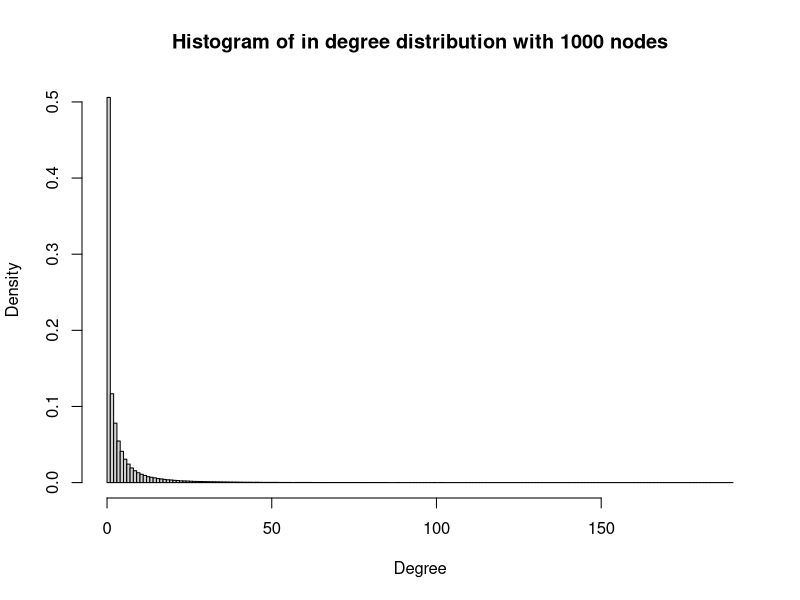
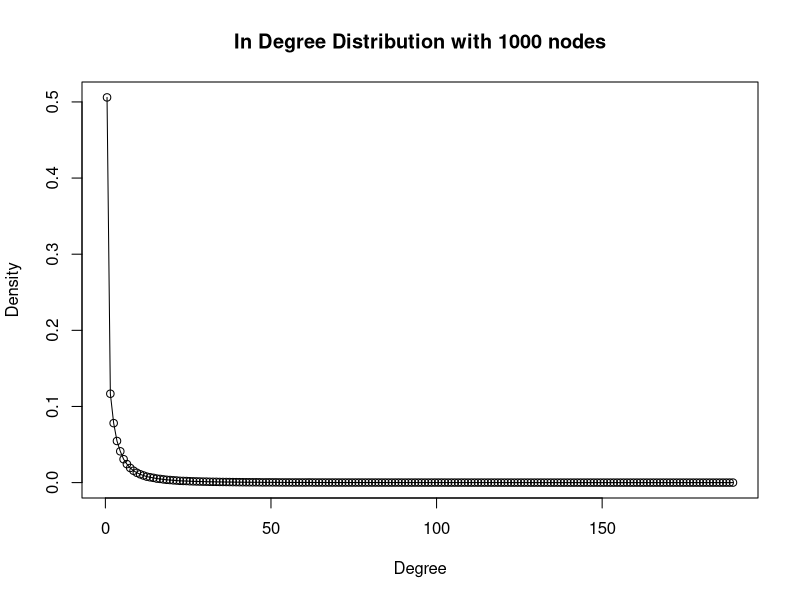
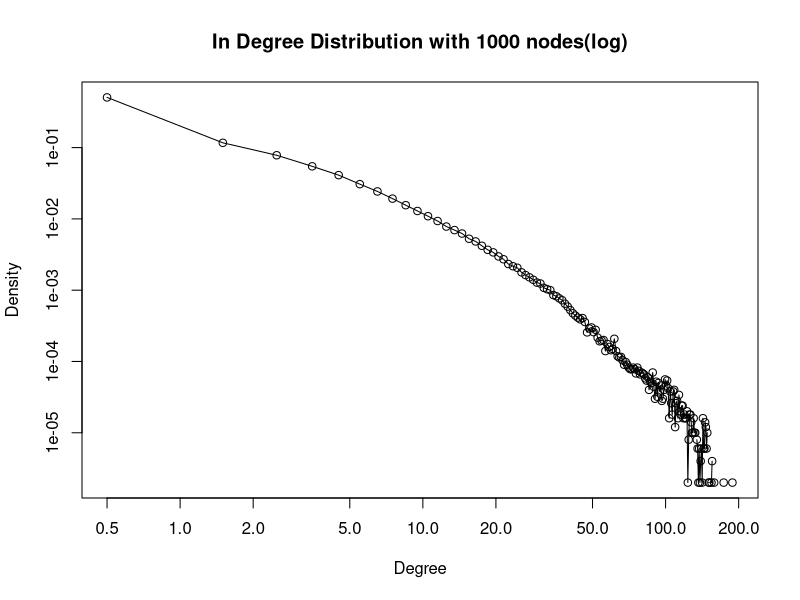
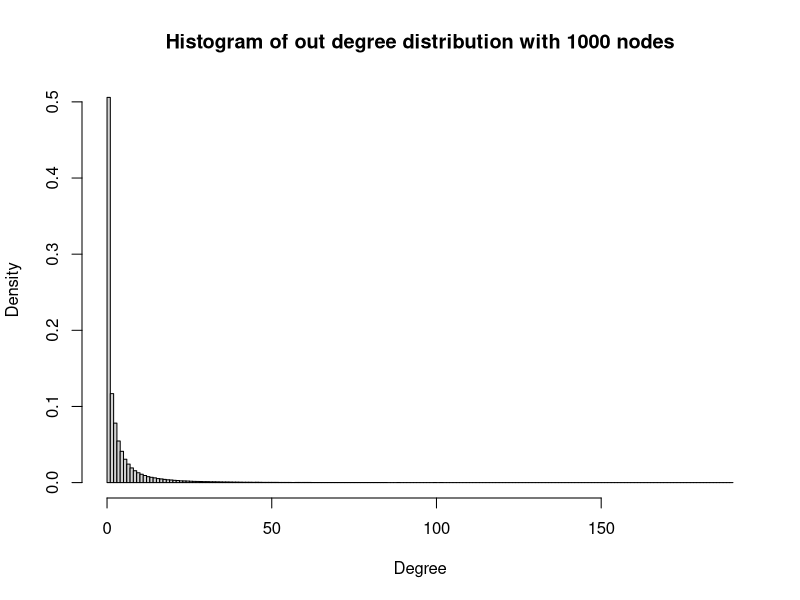
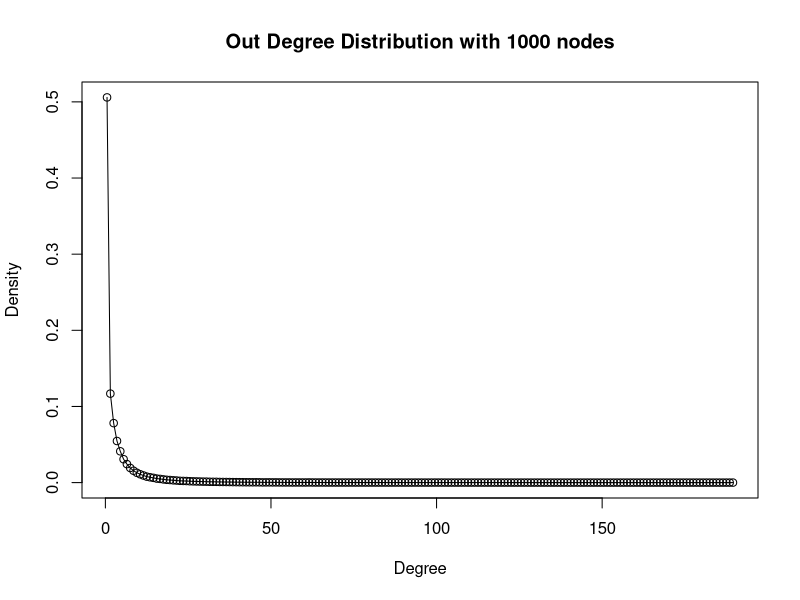
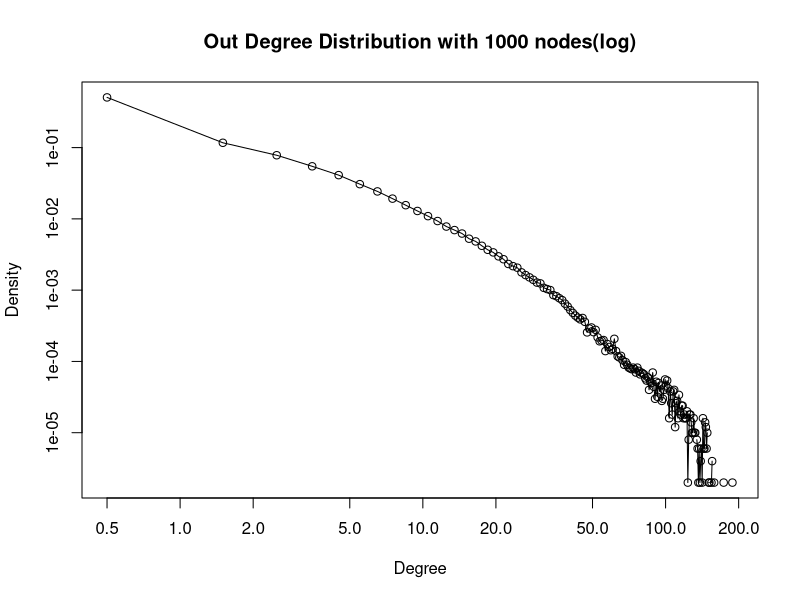
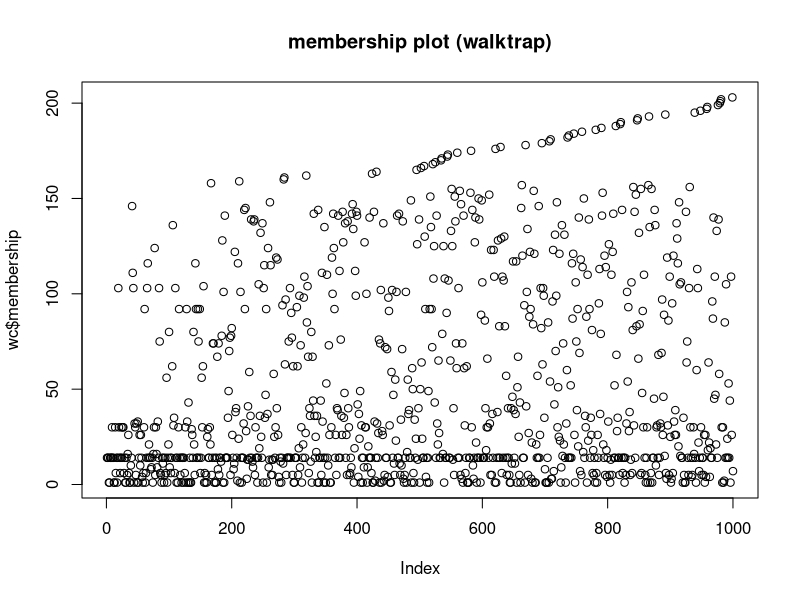
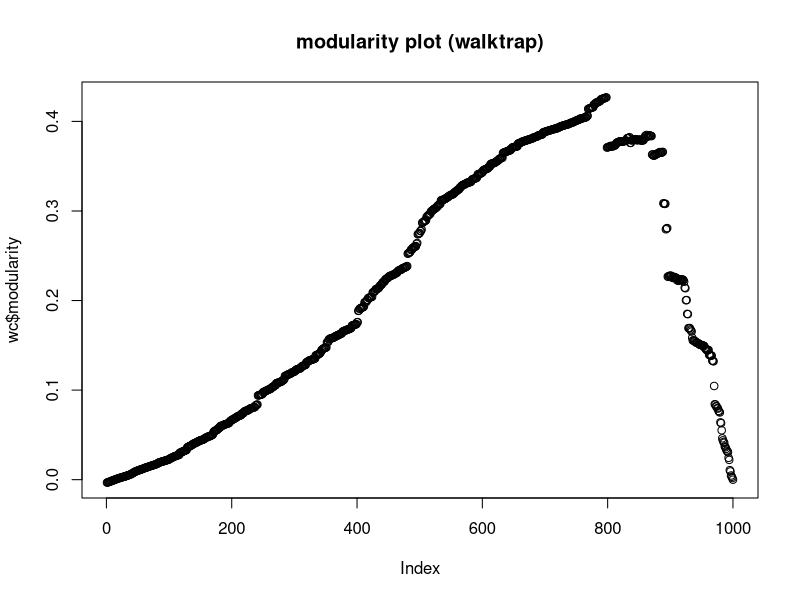

These charts were generated, in order, by the following R code:
library(igraph)

iteration = 500
num = 1000
deg1 = numeric()
deg2 = numeric()
Diameter = numeric(0)
path = numeric ()
#Q(a)
for (i in 1:iteration) {
  g = forest.fire.game(num, fw.prob = 0.37, bw.factor = 0.32/0.37, directed = TRUE)
  deg1 = c(deg1, degree(g, mode = "in"))
  deg2 = c(deg1, degree(g, mode = "out"))
  Diameter = c (Diameter, diameter(g))
  path = c (path, get.diameter(g, directed = TRUE, weights = NULL))
}

h1 = hist(deg1, breaks = seq(0, to = max(deg1) + 1, by = 1), freq = FALSE, main = "Histogram of in degree distribution with 1000 nodes", 
          xlab = "Degree")
p1 = data.frame(x = h1$mids, y = h1$density)
plot(p1, type = "o", main = "In Degree Distribution with 1000 nodes", xlab = "Degree", ylab = "Density")
plot(p1, type = "o", log = "xy", main = "In Degree Distribution with 1000 nodes(log)", xlab = "Degree", ylab = "Density")

h2 = hist(deg2, breaks = seq(0, to = max(deg2) + 1, by = 1), freq = FALSE, main = "Histogram of out degree distribution with 1000 nodes", 
          xlab = "Degree")
p2 = data.frame(x = h2$mids, y = h2$density)
plot(p2, type = "o", main = "Out Degree Distribution with 1000 nodes", xlab = "Degree", ylab = "Density")
plot(p2, type = "o", log = "xy", main = "Out Degree Distribution with 1000 nodes(log)", xlab = "Degree",ylab = "Density")

#Q(b)
is.connected(g)
D_avg = mean(Diameter)
D_avg

#Q(c)
property<-edge.betweenness.community (g,directed = TRUE, edge.betweenness = TRUE, merges = TRUE, bridges = TRUE, modularity = TRUE, membership = TRUE)
wc = walktrap.community(g)
sizes(wc)
sizes(property)
mod = modularity(wc)
mod
modularity_betweenness = modularity(property)
modularity_betweenness

plot(wc$membership, main="membership plot (walktrap)")
plot(wc$modularity, main="modularity plot (walktrap)")
plot(property$membership,main="Membership Plot")
plot(property$modularity,main="Modularity Plot")

plot(wc,g)
plot(property,g)
